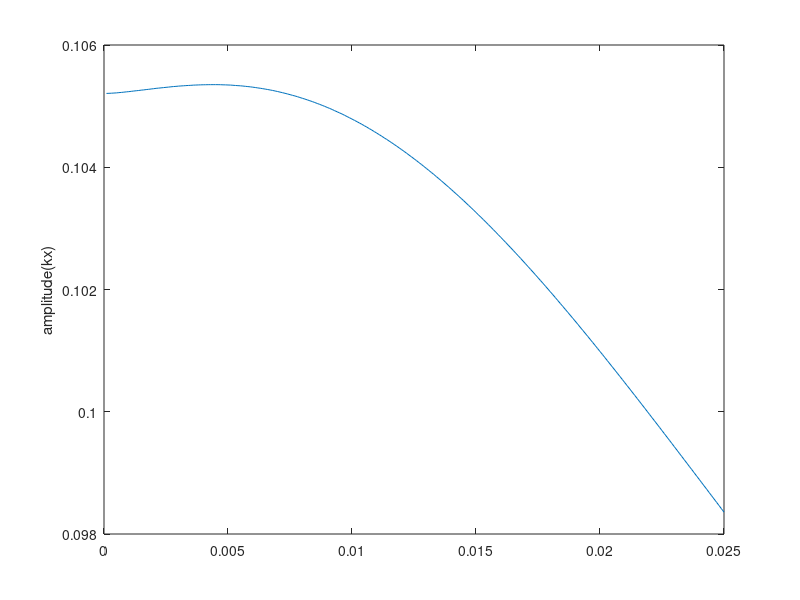

The MATLAB script that drew this image:
clear all
close all
% clc
%%%%%%%%%%%%%%%%%%%%%%%%%%%%%%%%%%%%%%%%%%%%%%%%%%%%%%%%%%%%%%%%%%%%%%%%%%%%%%%%%%
h=30;                                    %thinckness (nm)
w=100;                                    %width(nm)
SW_frequency=2.282; %  [GHz]
%%%%%%%%%%%%%%%%%%%%%%%%%%%%%%%%%%%%%%%%%%%%%%%%%%%%%%%%%%%%%%%%%%%%%%%%%%%%%%%%%%

hrf = 4;  % microwave field  [mT]

%%%%%%%%%%%%%%%%%%%%%%%%%%%%%%%%%%%%%%%%%%%%%%%%%%%%%%%%%%%%%%%%%%%%%%%%%%%%%%%%%%%%%%

%%%%%%%%%%%%%%%%%%%%%%%%%%%%%%%%%%%%%%%%%%%%%%%%%%%%%%%%%%%%%%%%%%%%%%%%%%%%%
Ms=1.4e5;                                 %Ms(A/m)
A=3.5e-12;                                %exchange constant(J/m)
u=pi*4e-7;                                %permeability of vacuum(H/m)
r=2.21e5;                                 %gyromagnetic ratio(m/(s.A))

j=1;

B=0; %  field [mT]
H=B*796;     %external field(A/m), H=B/u0, u0=4*pi*e-7 H/m

damping=2e-4;                          %damping
dH0=0.2*796;                           %inhomogeneous linewidth
    
Wm=r*Ms*1e-9;                             %unit(GHz)
Wh=r*H*1e-9;                              %unit(GHz)
Le=sqrt(2*A/(u*Ms^2))*1e9;                %exchange length

weff=inf;                                %effective width extract from Mumax3

k=1*pi/weff;
Ky=k;                                    %the effective wave number describing SW mode across the width direction
%%%%%%%%%%%%%%%%%%%%%%%%%%%%%%%%%%%%%%%%%%%%%%%%%%%%%%%%%%%%%%%%%%%%%%%%%%%

dkx=1e-4;
kmax=0.025;
kmin=0.001;


limitation=10;
i1=1;
for kx=dkx:dkx:kmax                       

    f1=@(ky)(abs(2*sqrt(2./(1+sinc(k*w./pi))).*(ky.*cos(k.*w./2).*sin(ky.*w./2)-k.*(cos(ky.*w./2).*sin(k.*w./2)))./(ky.^2-k.^2))).^2./w.*ky.^2./(kx.^2+ky.^2).*(1-(1-exp(-sqrt(kx.^2+ky.^2).*h))./(sqrt(kx.^2+ky.^2).*h))./(2*pi);
    f2=@(ky)(abs(2*sqrt(2./(1+sinc(k*w./pi))).*(ky.*cos(k.*w./2).*sin(ky.*w./2)-k.*(cos(ky.*w./2).*sin(k.*w./2)))./(ky.^2-k.^2))).^2./w.*((1-exp(-sqrt(kx.^2+ky.^2).*h))./(sqrt(kx.^2+ky.^2).*h))./(2*pi);

    Fkxyy0(i1)=integral(f1,-limitation,limitation);                                                                                                       %integral
    Fkxzz0(i1)=integral(f2,-limitation,limitation);                                                                                                       %integral

    
    wm0(i1)=sqrt((Wh+Wm*(Le.^2.*(kx.^2+Ky.^2)+Fkxyy0(i1))).*(Wh+Wm*(Le.^2.*(kx.^2+Ky.^2)+Fkxzz0(i1))));

    
    % nonlinear shift coefficient Tkx calculation
    Akx(i1) = Wh+Wm/2.*(2*(Le.^2).*(kx.^2+Ky.^2)+Fkxyy0(i1)+Fkxzz0(i1));  % [rad/ns]
    Bkx(i1) = Wm/2.*(Fkxyy0(i1)-Fkxzz0(i1));  % [rad/ns]
    

    i1=i1+1;
end
    

k1 = dkx:dkx:kmax;
ff0 = wm0/(2*pi);

%%% amplitude ak   
ukx = sqrt((Akx+wm0)./(2*wm0));
vkx = -sign(Bkx).*sqrt((Akx-wm0)./(2*wm0));

i1=1;
N=size(dkx:dkx:kmax);
N=N(2);
for i1=1:1:N  % for each kx 
    akx = linspace(0,0.8);
    Mz = 3990*hrf;
    Mz_Ms_0 = Mz/Ms;  % Mz/Ms
    Mz_Ms = akx.*sqrt(2-abs(akx).^2).*(ukx(i1)-vkx(i1));
    akx_vec(i1) = interp1(Mz_Ms,akx,Mz_Ms_0); % akx(kx) amplitude as a function of kx
end


interp1(k1,akx_vec,interp1(ff0,k1,SW_frequency)) % 2.282 GHz
% result:  akx = 0.013800576894854
figure
plot(k1,akx_vec)
ylabel('amplitude(kx)')

% akx=0.0138 is the SW amplitude excited by 4mT. This is the input of DC2
% when at the DC1 input we have A='1' and B='1'. In this case, at the DC2 input
% there is a SW of 2*a_SW/sqrt(2) (constructive interference), where a_SW is the
% amplitude of logic '1'.
%        0.0138 = 2*a_SW/sqrt(2)
%          a_SW = 0.00976
